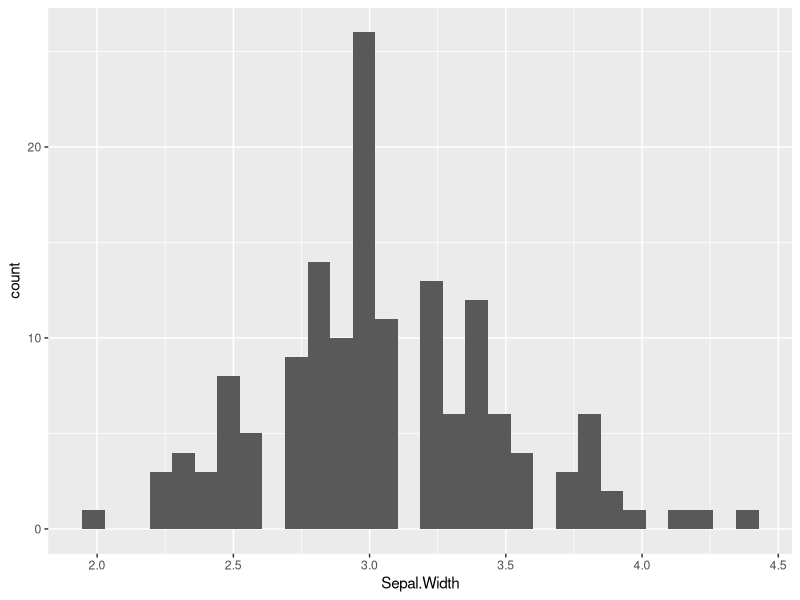
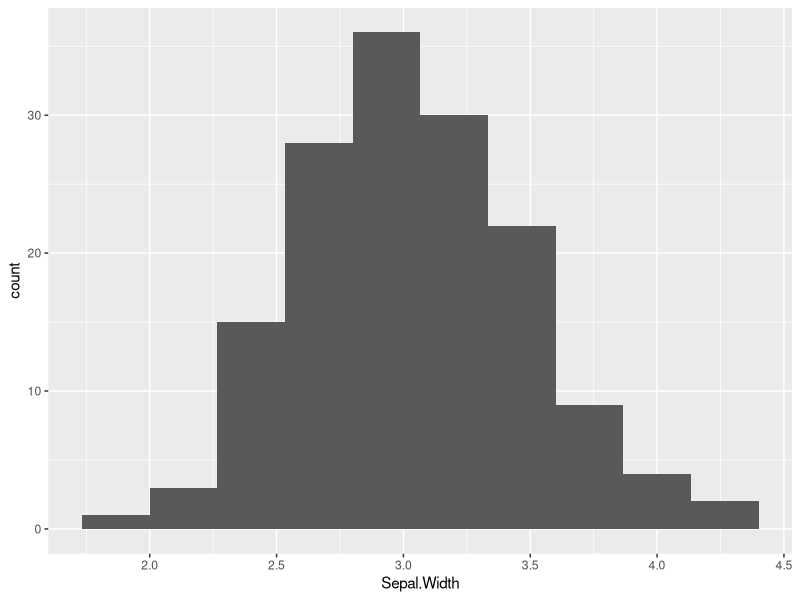
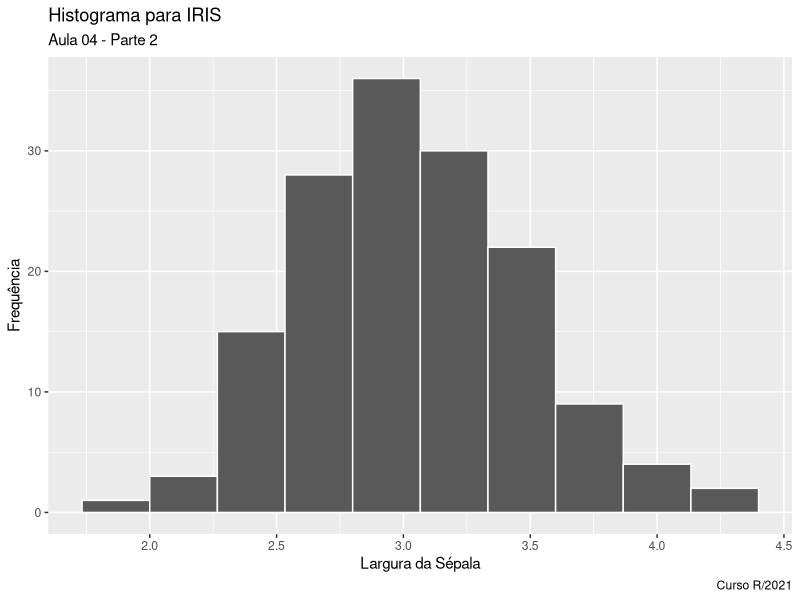
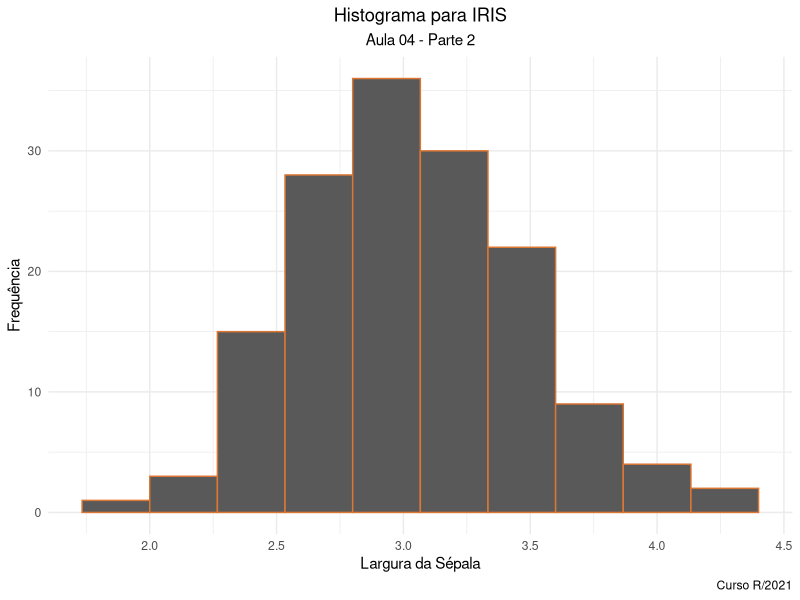
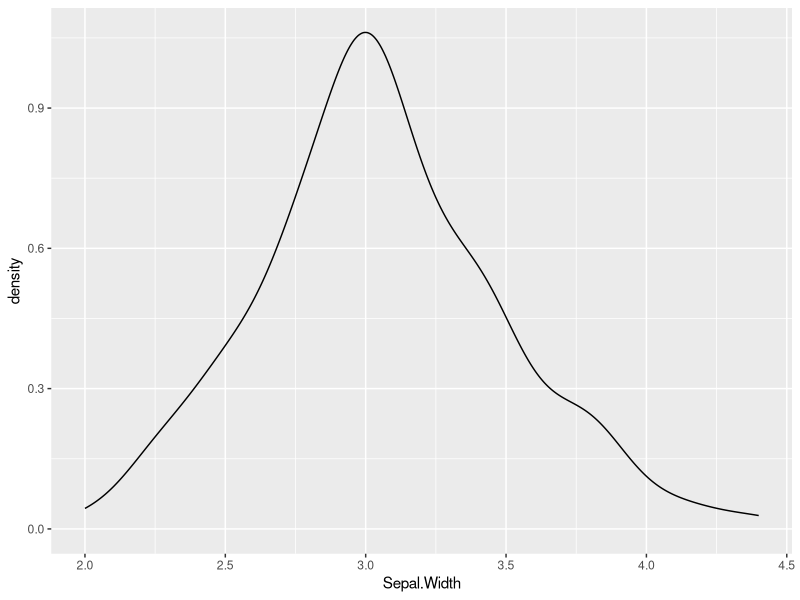
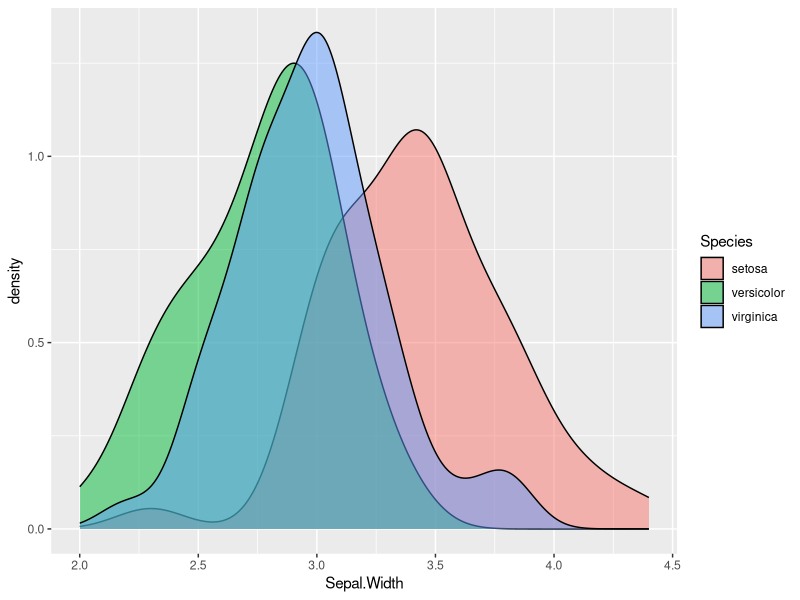
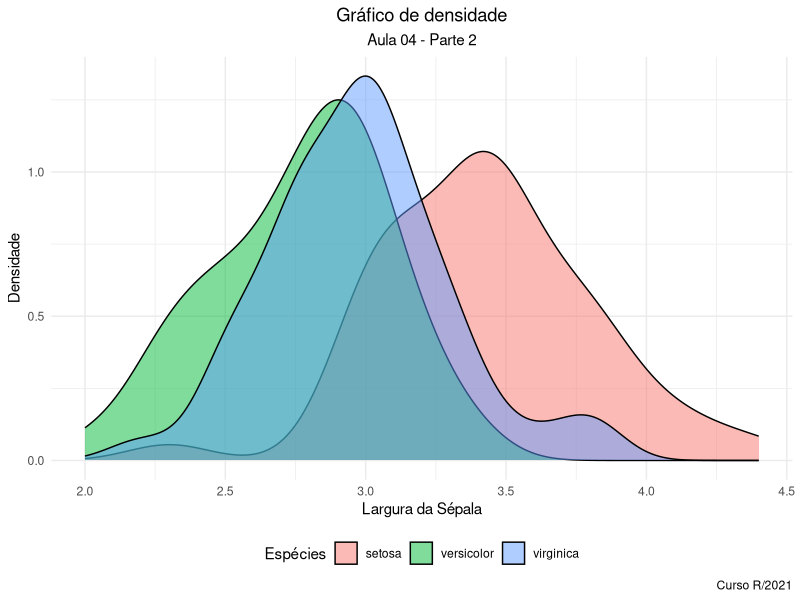

These charts were generated, in order, by the following R code: (Note: this script raises an error after producing the figures.)
# ---
#
# Aula 04 - Ggplot: Parte 2
# Equalitas - Introdução ao R 2021
#
# ---
#
# Professores:
# Eduardo Ryô Tamaki
# e-mail: eduardo.rtamaki@gmail.com
#
# Virgílio Mendes
# e-mail: virgilioebm@gmail.com

# ---
# 29/04/2020
# ---
#
# Material de Apoio:
# Ggplot Website: https://ggplot2.tidyverse.org/index.html
# Dplyr Cheat Sheet: https://www.rstudio.com/wp-content/uploads/2015/03/ggplot2-cheatsheet.pdf
#

## PREAMBULO -------------------------------------------------------------------

# Conteúdo:
# Histograma
# Densidade
# Linha
# Personalisar posição de titulos 
# Tema (cor e estilo)
# Legenda
# Facets
# Plots conjuntos (gridExtra)

## -----------------------------------------------------------------------------

## Ggplot2

## Limpando nosso Environment
rm(list = ls())


## Carregando o Ggplot2
library(ggplot2)

#install.packages("gridExtra")
library(gridExtra)

?iris
?swiss

iris = iris
## -----------------------------------------------------------------------------

# Histograma

# Uso: distribuição de frequências
# Distribuição dos casos segundo a frequencia

# Passo 1:
ggplot(data = iris, aes(x = Sepal.Width)) +
  geom_histogram() # Apenas variavel X

ggplot(data = iris, aes(x = Sepal.Width)) +
  geom_histogram(bins = 10) # bins limita a quantidade de colunas

# Passo 2:
ggplot(data = iris, aes(x = Sepal.Width)) +
  geom_histogram(bins = 10, col = "white") + # col muda cor da borda
  labs(title = "Histograma para IRIS", # Inclui titulo dos eixos
       subtitle = "Aula 04 - Parte 2",
       x = "Largura da Sépala",
       y = "Frequência", 
       caption = "Curso R/2021")

# Passo 3:
# HTML colour: https://htmlcolorcodes.com/

ggplot(data = iris, aes(x = Sepal.Width)) +
  geom_histogram(bins = 10, col = "#DC7633") + # col muda cor da borda
  labs(title = "Histograma para IRIS", # Inclui titulo dos eixos
       subtitle = "Aula 04 - Parte 2",
       x = "Largura da Sépala",
       y = "Frequência", 
       caption = "Curso R/2021") +
  theme_minimal() + # ajusta o tema
  theme(plot.title = element_text(hjust = 0.5), # centraliza o titulo
        plot.subtitle = element_text(hjust = 0.5)) # centraliza o subtitulo

# Salvar
ggsave("plot_histograma.png", height = 8, width = 10, dpi = 600)

## -----------------------------------------------------------------------------

# Densidade
# Gráfico para var numéricas contínuas, tira densidade 
# não tem eixo Y, amostra

# Passo 1:
ggplot(data = iris, aes(x = Sepal.Width)) +
  geom_density()

# Passo 2:
ggplot(data = iris, aes(x = Sepal.Width, fill = Species)) + # fill qualifica as categorias
  geom_density(alpha = .5) # gradiente da cor

# Passo 3:
ggplot(data = iris, aes(x = Sepal.Width, fill = Species)) +
  geom_density(alpha = .5) + # gradiente da cor
  labs(title = "Gráfico de densidade",
       subtitle = "Aula 04 - Parte 2",
       x = "Largura da Sépala",
       y = "Densidade", 
       caption = "Curso R/2021", 
       fill = "Espécies") +
  theme_minimal() + # ajusta o tema
  theme(plot.title = element_text(hjust = 0.5), # centraliza o titulo
        plot.subtitle = element_text(hjust = 0.5), # centraliza o subtitulo
        legend.position = "bottom") # altera a posição da legenda


# Salvar
ggsave("plot_densidade.png", height = 8, width = 10, dpi = 600)

## -----------------------------------------------------------------------------

# Gafico de linha

# Uso: Series temporais, longitudinal data
# Banco especifico

# Daily air quality measurements in New York, May to September 1973.
?airquality

datasets::airquality
# Temperatura
# Dia
# Em um determinado mês

# Base: Tratando
## Selecionando os casos longitudinais
bd = airquality %>% filter(Month == "6")

# Passo 1:
ggplot(bd, aes(x = Day, y = Temp)) + # precisa de parametro Y
  geom_line()

# Passo 2:
ggplot(bd, aes(x = Day, y = Temp)) +
  geom_line(size = .6, # tamanho
            col = "blue", # borda cor
            linetype = "dashed")  # tipo de linha

# Passo 3:
ggplot(bd, aes(x = Day, y = Temp)) +
  geom_line(size = .6, col = "blue", linetype = "dashed") +
  labs(title = "Gráfico de Linha | Por Mês",
       subtitle = "Aula 04 - Parte 2",
       x = "Dia",
       y = "Temperatura", 
       caption = "Curso R/2021") +
  theme_minimal() + # ajusta o tema
  theme(plot.title = element_text(hjust = 0.5), # centraliza o titulo
        plot.subtitle = element_text(hjust = 0.5), # centraliza o subtitulo
        legend.position = "bottom") # altera a posição da legenda

## Complementar:
# Plot alternativo para varias facetas::
ggplot(airquality, aes(x = Day, y = Temp)) +
  geom_line(size = .6, col = "blue", linetype = "dashed") +
  labs(title = "Gráfico de Linha | Altenativo",
       subtitle = "Aula 04 - Parte 2",
       x = "Dia",
       y = "Temperatura", 
       caption = "Curso R/2021") +
  theme_minimal() + # ajusta o tema
  theme(plot.title = element_text(hjust = 0.5), # centraliza o titulo
        plot.subtitle = element_text(hjust = 0.5), # centraliza o subtitulo
        legend.position = "bottom") + # altera a posição da legenda
  facet_wrap(~Month) # faceta o grafico por um variavel


## -----------------------------------------------------------------------------

# Plotar mais de um gráfico simultaneamente
library(gridExtra)


g1 = ggplot(bd, aes(x = Day, y = Temp)) +
  geom_line(size = .6, col = "blue", linetype = "dashed") +
  labs(title = "Gráfico de Linha | Por Mês",
       subtitle = "Aula 04 - Parte 2",
       x = "Dia",
       y = "Temperatura", 
       caption = "Curso R/2021") +
  theme_minimal() + # ajusta o tema
  theme(plot.title = element_text(hjust = 0.5), # centraliza o titulo
        plot.subtitle = element_text(hjust = 0.5), # centraliza o subtitulo
        legend.position = "bottom") # altera a posição da legenda

g1

g2 = ggplot(data = iris, aes(x = Sepal.Width, fill = Species)) +
  geom_density(alpha = .5) + # gradiente da cor
  labs(title = "Gráfico de densidade",
       subtitle = "Aula 04 - Parte 2",
       x = "Largura da Sépala",
       y = "Densidade", 
       caption = "Curso R/2021", 
       fill = "Espécies") +
  theme_minimal() + # ajusta o tema
  theme(plot.title = element_text(hjust = 0.5), # centraliza o titulo
        plot.subtitle = element_text(hjust = 0.5), # centraliza o subtitulo
        legend.position = "bottom") # altera a posição da legenda

g2

# coloca os dois graficos juntos
grid.arrange(g1, g2) 

# Salvar os dois graficos 
g_final = grid.arrange(g1, g2)

ggsave("grafico_final.png", g_final, height = 8, width = 10)

## -----------------------------------------------------------------------------
# Fim!